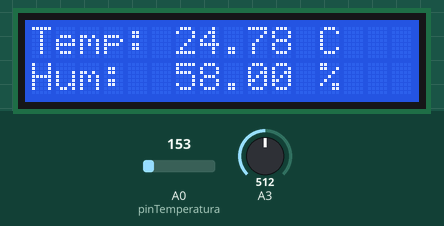
A sketch run on a simulated Arduino Uno, built with avr-gcc and run on an emulated ATmega328P. On the bench: 16×2 character LCD. The inputs (shaded band) are chosen by the test bench; at power-on: A3 = 512, A0 (pinTemperatura) = 153. What the sketch prints to the serial monitor is not drawn.

Above: at 3.2 s.
3.3 s: A3 set to 716
At 5.2 s:
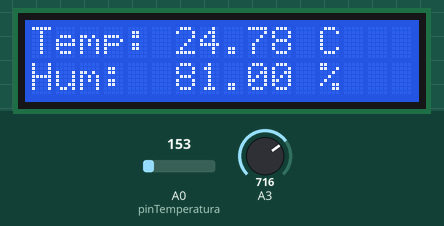
6.0 s: A0 (pinTemperatura) set to 165
At 7.0 s:
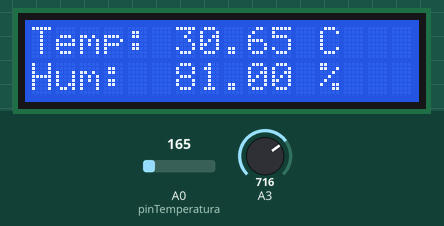
8.7 s: A3 set to 900
At 10.6 s:
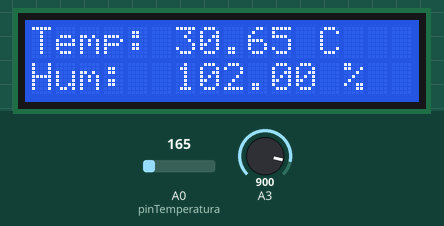
11.6 s: A0 (pinTemperatura) set to 175
At 12.4 s:
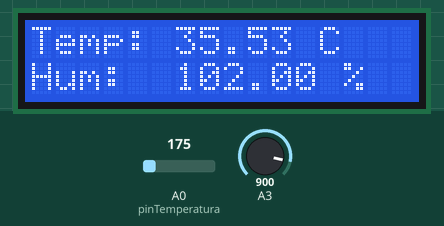
14.3 s: A3 set to 1023
At 17.1 s:
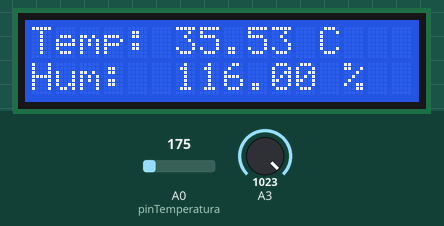
17.6 s: A0 (pinTemperatura) set to 191
At 18.9 s:
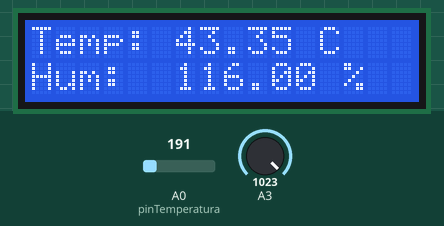
Timing chart, 0 to 20.6 s (numbered marks = the images above; inputs shaded):
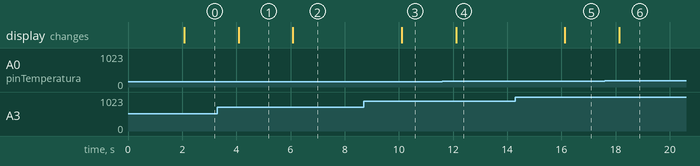

The sketch:

estacion_meteorologica_2_01.ino
```cpp
// Incluimos la librería para la pantalla LCD
#include <LiquidCrystal.h>

// --- Pines de Componentes ---

// Pines de la pantalla LCD
// LiquidCrystal(RS, E, D4, D5, D6, D7)
LiquidCrystal lcd(12, 11, 5, 4, 3, 2);

// Pin analógico para el sensor de temperatura (TMP36)
 int pinTemperatura = A0;

// Pin analógico para el potenciómetro (simulador de humedad)//falta sensor humedad
 int pinHumedad = A1;


void setup() {


  pinMode(A3, INPUT);
  // Inicializamos la pantalla LCD con 16 columnas y 2 filas
  lcd.begin(16, 2);

  // Mensaje de bienvenida
  lcd.print("Estacion Meteo");
  lcd.setCursor(0, 1);
  lcd.print("Iniciando...");
  Serial.begin(9600);
  delay(2000);
}

void loop() {

  // --- LECTURA DE TEMPERATURA ---

  // 1. Leemos el valor analógico (0-1023) del TMP36
  int lecturaTemp = analogRead(pinTemperatura);

  // 2. Convertimos esa lectura a voltaje (0.0 - 5.0 V)
  //    (lectura / 1023) * 5.0
  float voltajeTemp = lecturaTemp * 5.0 / 1023.0;

  // 3. Convertimos el voltaje a grados Celsius
  //    Fórmula del TMP36: (Voltaje - 0.5V de offset) * 100
  float temperaturaC = (voltajeTemp - 0.5) * 100.0;


  // --- LECTURA DE HUMEDAD (SIMULADA) ---

  // 1. Leemos el valor del sensor de humedad (0-1023)
  int lecturaHum = analogRead(A3);
  Serial.println(lecturaHum);

  // 2. Mapeamos ese valor al rango 0-100%
  float humedad = map(lecturaHum, 0, 876, 0, 100);


  // --- MOSTRAR DATOS EN LA PANTALLA LCD ---

  // 1. Limpiamos la pantalla para la nueva lectura
  lcd.clear();

  // 2. Mostramos la Temperatura en la primera fila (fila 0)
  lcd.setCursor(0, 0); // Columna 0, Fila 0
  lcd.print("Temp: ");
  lcd.print(temperaturaC);
  lcd.print(" C");

  // 3. Mostramos la Humedad en la segunda fila (fila 1)
  lcd.setCursor(0, 1); // Columna 0, Fila 1
  lcd.print("Hum:  ");
  lcd.print(humedad);
  lcd.print(" %");


  // Esperamos 2 segundo antes de volver a medir
  delay(2000);
}
```

Measured:
- after the input at 3.3 s, the display: changes after 0.78 s (image 1)
- after the input at 6.0 s, the display: changes after 0.09 s (image 2)
- after the input at 8.7 s, the display: changes after 1.4 s (image 3)
- after the input at 11.6 s, the display: changes after 0.51 s (image 4)
- after the input at 14.3 s, the display: changes after 1.8 s (image 5)
- after the input at 17.6 s, the display: changes after 0.53 s (image 6)
